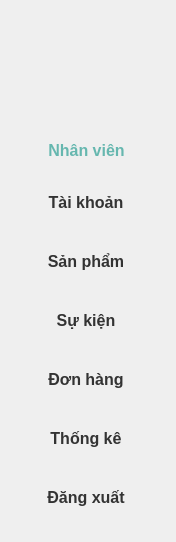
        <widget class="QWidget" name="staffSidebar" native="true">
         <property name="styleSheet">
          <string notr="true">QWidget#staffSidebar {
	background-color: white;
	border-radius: 15px;
}
</string>
         </property>
         <widget class="QLabel" name="staffAvt">
          <property name="geometry">
           <rect>
            <x>36</x>
            <y>30</y>
            <width>100</width>
            <height>100</height>
           </rect>
          </property>
          <property name="styleSheet">
           <string notr="true">border-image: url(:/images/social/staff.png) 0 0 0 0 stretch stretch;</string>
          </property>
          <property name="text">
           <string/>
          </property>
         </widget>
         <widget class="QWidget" name="verticalWidget_4" native="true">
          <property name="geometry">
           <rect>
            <x>6</x>
            <y>172</y>
            <width>160</width>
            <height>361</height>
           </rect>
          </property>
          <property name="styleSheet">
           <string notr="true">QPushButton {
	height: 30px;
	background-color: transparent;
	border: none;
	font-size: 16px;
	padding: 8px;
	color: #333;
	font-weight: bold;
}

QPushButton::hover {
	background-color: #f2f2f2;
	color: #f27d85;
}</string>
          </property>
          <layout class="QVBoxLayout" name="verticalLayout_4">
           <item>
            <widget class="QPushButton" name="staffInfoBtn">
             <property name="cursor">
              <cursorShape>PointingHandCursor</cursorShape>
             </property>
             <property name="text">
              <string>Tài khoản</string>
             </property>
            </widget>
           </item>
           <item>
            <widget class="QPushButton" name="staffShopBtn">
             <property name="cursor">
              <cursorShape>PointingHandCursor</cursorShape>
             </property>
             <property name="text">
              <string>Sản phẩm</string>
             </property>
            </widget>
           </item>
           <item>
            <widget class="QPushButton" name="staffEventsBtn">
             <property name="cursor">
              <cursorShape>PointingHandCursor</cursorShape>
             </property>
             <property name="text">
              <string>Sự kiện</string>
             </property>
            </widget>
           </item>
           <item>
            <widget class="QPushButton" name="staffOrdersBtn">
             <property name="cursor">
              <cursorShape>PointingHandCursor</cursorShape>
             </property>
             <property name="text">
              <string>Đơn hàng</string>
             </property>
            </widget>
           </item>
           <item>
            <widget class="QPushButton" name="staffStatsBtn">
             <property name="cursor">
              <cursorShape>PointingHandCursor</cursorShape>
             </property>
             <property name="text">
              <string>Thống kê</string>
             </property>
            </widget>
           </item>
           <item>
            <widget class="QPushButton" name="staffLogoutBtn">
             <property name="cursor">
              <cursorShape>PointingHandCursor</cursorShape>
             </property>
             <property name="text">
              <string>Đăng xuất</string>
             </property>
            </widget>
           </item>
          </layout>
         </widget>
         <widget class="QLabel" name="label_19">
          <property name="geometry">
           <rect>
            <x>6</x>
            <y>140</y>
            <width>161</width>
            <height>21</height>
           </rect>
          </property>
          <property name="styleSheet">
           <string notr="true">font-weight: bold;
font-size: 16px;
color: #66b7af;</string>
          </property>
          <property name="text">
           <string>Nhân viên</string>
          </property>
          <property name="alignment">
           <set>Qt::AlignCenter</set>
          </property>
         </widget>
        </widget>
